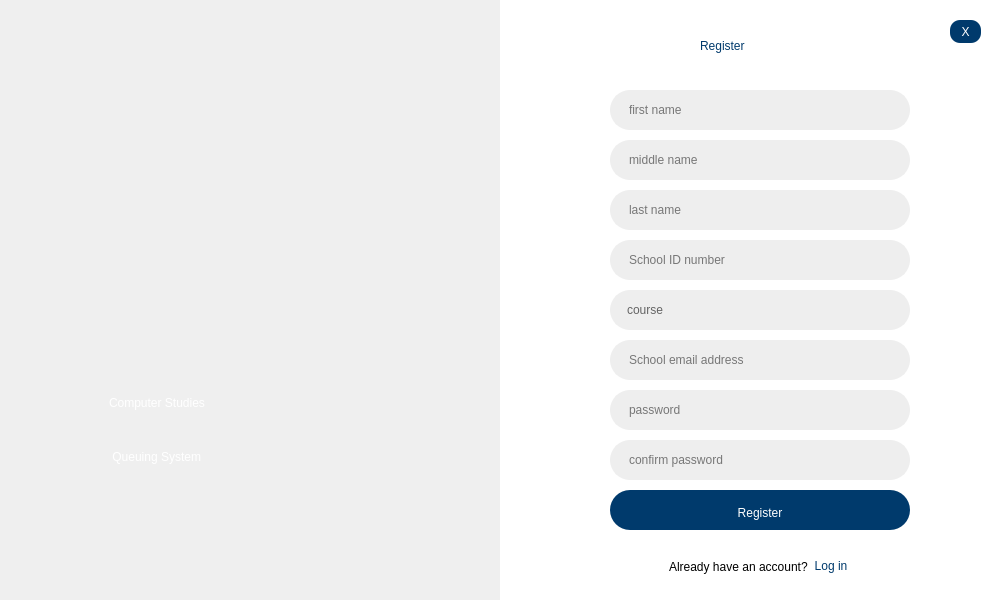
<?xml version="1.0" encoding="UTF-8"?>
<ui version="4.0">
 <class>Form</class>
 <widget class="QWidget" name="Form">
  <property name="geometry">
   <rect>
    <x>0</x>
    <y>0</y>
    <width>1000</width>
    <height>600</height>
   </rect>
  </property>
  <property name="minimumSize">
   <size>
    <width>1000</width>
    <height>600</height>
   </size>
  </property>
  <property name="windowTitle">
   <string>Form</string>
  </property>
  <layout class="QHBoxLayout" name="horizontalLayout">
   <property name="spacing">
    <number>0</number>
   </property>
   <property name="leftMargin">
    <number>0</number>
   </property>
   <property name="topMargin">
    <number>0</number>
   </property>
   <property name="rightMargin">
    <number>0</number>
   </property>
   <property name="bottomMargin">
    <number>0</number>
   </property>
   <item>
    <widget class="QFrame" name="frame">
     <property name="frameShape">
      <enum>QFrame::NoFrame</enum>
     </property>
     <property name="frameShadow">
      <enum>QFrame::Plain</enum>
     </property>
     <widget class="QLabel" name="label_3">
      <property name="geometry">
       <rect>
        <x>0</x>
        <y>0</y>
        <width>501</width>
        <height>611</height>
       </rect>
      </property>
      <property name="text">
       <string/>
      </property>
      <property name="pixmap">
       <pixmap>../icons/background_image.jpg</pixmap>
      </property>
      <property name="scaledContents">
       <bool>true</bool>
      </property>
     </widget>
     <widget class="QLabel" name="label_6">
      <property name="geometry">
       <rect>
        <x>90</x>
        <y>60</y>
        <width>300</width>
        <height>250</height>
       </rect>
      </property>
      <property name="minimumSize">
       <size>
        <width>300</width>
        <height>250</height>
       </size>
      </property>
      <property name="styleSheet">
       <string notr="true">border: none</string>
      </property>
      <property name="frameShape">
       <enum>QFrame::WinPanel</enum>
      </property>
      <property name="text">
       <string/>
      </property>
      <property name="pixmap">
       <pixmap>../icons/CS.png</pixmap>
      </property>
      <property name="scaledContents">
       <bool>true</bool>
      </property>
     </widget>
     <widget class="QFrame" name="frame_5">
      <property name="geometry">
       <rect>
        <x>100</x>
        <y>370</y>
        <width>308</width>
        <height>120</height>
       </rect>
      </property>
      <property name="frameShape">
       <enum>QFrame::NoFrame</enum>
      </property>
      <property name="frameShadow">
       <enum>QFrame::Plain</enum>
      </property>
      <layout class="QVBoxLayout" name="verticalLayout_2">
       <item>
        <widget class="QLabel" name="label_10">
         <property name="styleSheet">
          <string notr="true">color: rgb(255, 255, 255);
font: 26pt &quot;Segoe UI&quot;;
</string>
         </property>
         <property name="text">
          <string>Computer Studies </string>
         </property>
        </widget>
       </item>
       <item>
        <widget class="QLabel" name="label_11">
         <property name="styleSheet">
          <string notr="true">color: rgb(255, 255, 255);
font: 26pt &quot;Segoe UI&quot;;</string>
         </property>
         <property name="text">
          <string> Queuing System</string>
         </property>
        </widget>
       </item>
      </layout>
     </widget>
    </widget>
   </item>
   <item>
    <widget class="QFrame" name="frame_2">
     <property name="styleSheet">
      <string notr="true">background-color: rgb(255, 255, 255);</string>
     </property>
     <property name="frameShape">
      <enum>QFrame::NoFrame</enum>
     </property>
     <property name="frameShadow">
      <enum>QFrame::Plain</enum>
     </property>
     <widget class="QLabel" name="label">
      <property name="geometry">
       <rect>
        <x>200</x>
        <y>20</y>
        <width>131</width>
        <height>51</height>
       </rect>
      </property>
      <property name="styleSheet">
       <string notr="true">font: 26pt &quot;Segoe UI&quot;;
color: rgb(0, 58, 108);</string>
      </property>
      <property name="text">
       <string>Register</string>
      </property>
     </widget>
     <widget class="QPushButton" name="pushButton">
      <property name="geometry">
       <rect>
        <x>110</x>
        <y>490</y>
        <width>300</width>
        <height>40</height>
       </rect>
      </property>
      <property name="minimumSize">
       <size>
        <width>300</width>
        <height>40</height>
       </size>
      </property>
      <property name="styleSheet">
       <string notr="true">QPushButton{
	background-color: rgb(0, 58, 108);
	border: none;
	padding-top: 5px;
	color: rgb(255, 255, 255);
	border-radius: 20px;
} 
QPushButton:hover{
	background-color: rgb(85, 170, 255);
}
QPushButton:pressed{
	background-color:rgb(70, 141, 211);
}</string>
      </property>
      <property name="text">
       <string>Register</string>
      </property>
     </widget>
     <widget class="QLineEdit" name="lineEdit">
      <property name="geometry">
       <rect>
        <x>110</x>
        <y>90</y>
        <width>300</width>
        <height>40</height>
       </rect>
      </property>
      <property name="minimumSize">
       <size>
        <width>300</width>
        <height>40</height>
       </size>
      </property>
      <property name="styleSheet">
       <string notr="true">QLineEdit{
	border: 2px solid  rgb(238, 238, 238);
	border-radius: 20px;
	padding-left: 15px;
	padding-right: 20px;
	background-color: rgb(238, 238, 238);
}
QLineEdit:hover{
	border: 2px solid rgb(135, 197, 255);
}
QLineEdit:focus{
	border: 2px solid rgb(135, 197, 255);
}</string>
      </property>
      <property name="placeholderText">
       <string>first name</string>
      </property>
     </widget>
     <widget class="QLineEdit" name="lineEdit_2">
      <property name="geometry">
       <rect>
        <x>110</x>
        <y>440</y>
        <width>300</width>
        <height>40</height>
       </rect>
      </property>
      <property name="minimumSize">
       <size>
        <width>300</width>
        <height>40</height>
       </size>
      </property>
      <property name="styleSheet">
       <string notr="true">QLineEdit{
	border: 2px solid  rgb(238, 238, 238);
	border-radius: 20px;
	padding-left: 15px;
	padding-right: 20px;
	background-color: rgb(238, 238, 238);
}
QLineEdit:hover{
	border: 2px solid rgb(135, 197, 255);
}
QLineEdit:focus{
	border: 2px solid rgb(135, 197, 255);
}</string>
      </property>
      <property name="echoMode">
       <enum>QLineEdit::Password</enum>
      </property>
      <property name="placeholderText">
       <string>confirm password</string>
      </property>
     </widget>
     <widget class="QLineEdit" name="lineEdit_3">
      <property name="geometry">
       <rect>
        <x>110</x>
        <y>140</y>
        <width>300</width>
        <height>40</height>
       </rect>
      </property>
      <property name="minimumSize">
       <size>
        <width>300</width>
        <height>40</height>
       </size>
      </property>
      <property name="styleSheet">
       <string notr="true">QLineEdit{
	border: 2px solid  rgb(238, 238, 238);
	border-radius: 20px;
	padding-left: 15px;
	padding-right: 20px;
	background-color: rgb(238, 238, 238);
}
QLineEdit:hover{
	border: 2px solid rgb(135, 197, 255);
}
QLineEdit:focus{
	border: 2px solid rgb(135, 197, 255);
}</string>
      </property>
      <property name="placeholderText">
       <string>middle name</string>
      </property>
     </widget>
     <widget class="QLineEdit" name="lineEdit_4">
      <property name="geometry">
       <rect>
        <x>110</x>
        <y>240</y>
        <width>300</width>
        <height>40</height>
       </rect>
      </property>
      <property name="minimumSize">
       <size>
        <width>300</width>
        <height>40</height>
       </size>
      </property>
      <property name="styleSheet">
       <string notr="true">QLineEdit{
	border: 2px solid  rgb(238, 238, 238);
	border-radius: 20px;
	padding-left: 15px;
	padding-right: 20px;
	background-color: rgb(238, 238, 238);
}
QLineEdit:hover{
	border: 2px solid rgb(135, 197, 255);
}
QLineEdit:focus{
	border: 2px solid rgb(135, 197, 255);
}</string>
      </property>
      <property name="placeholderText">
       <string>School ID number</string>
      </property>
     </widget>
     <widget class="QLineEdit" name="lineEdit_5">
      <property name="geometry">
       <rect>
        <x>110</x>
        <y>340</y>
        <width>300</width>
        <height>40</height>
       </rect>
      </property>
      <property name="minimumSize">
       <size>
        <width>300</width>
        <height>40</height>
       </size>
      </property>
      <property name="styleSheet">
       <string notr="true">QLineEdit{
	border: 2px solid  rgb(238, 238, 238);
	border-radius: 20px;
	padding-left: 15px;
	padding-right: 20px;
	background-color: rgb(238, 238, 238);
}
QLineEdit:hover{
	border: 2px solid rgb(135, 197, 255);
}
QLineEdit:focus{
	border: 2px solid rgb(135, 197, 255);
}</string>
      </property>
      <property name="placeholderText">
       <string>School email address</string>
      </property>
     </widget>
     <widget class="QLineEdit" name="lineEdit_6">
      <property name="geometry">
       <rect>
        <x>110</x>
        <y>390</y>
        <width>300</width>
        <height>40</height>
       </rect>
      </property>
      <property name="minimumSize">
       <size>
        <width>300</width>
        <height>40</height>
       </size>
      </property>
      <property name="styleSheet">
       <string notr="true">QLineEdit{
	border: 2px solid  rgb(238, 238, 238);
	border-radius: 20px;
	padding-left: 15px;
	padding-right: 20px;
	background-color: rgb(238, 238, 238);
}
QLineEdit:hover{
	border: 2px solid rgb(135, 197, 255);
}
QLineEdit:focus{
	border: 2px solid rgb(135, 197, 255);
}</string>
      </property>
      <property name="echoMode">
       <enum>QLineEdit::Password</enum>
      </property>
      <property name="placeholderText">
       <string>password</string>
      </property>
     </widget>
     <widget class="QLineEdit" name="lineEdit_7">
      <property name="geometry">
       <rect>
        <x>110</x>
        <y>190</y>
        <width>300</width>
        <height>40</height>
       </rect>
      </property>
      <property name="minimumSize">
       <size>
        <width>300</width>
        <height>40</height>
       </size>
      </property>
      <property name="styleSheet">
       <string notr="true">QLineEdit{
	border: 2px solid  rgb(238, 238, 238);
	border-radius: 20px;
	padding-left: 15px;
	padding-right: 20px;
	background-color: rgb(238, 238, 238);
}
QLineEdit:hover{
	border: 2px solid rgb(135, 197, 255);
}
QLineEdit:focus{
	border: 2px solid rgb(135, 197, 255);
}</string>
      </property>
      <property name="placeholderText">
       <string>last name</string>
      </property>
     </widget>
     <widget class="QComboBox" name="course_comboBox">
      <property name="geometry">
       <rect>
        <x>110</x>
        <y>290</y>
        <width>300</width>
        <height>40</height>
       </rect>
      </property>
      <property name="minimumSize">
       <size>
        <width>0</width>
        <height>40</height>
       </size>
      </property>
      <property name="styleSheet">
       <string notr="true">QComboBox {
    border: 2px solid  rgb(238, 238, 238);
	border-radius: 20px;
	padding-left: 15px;
	padding-right: 20px;
	background-color: rgb(238, 238, 238);
	color: rgb(100, 100, 100)
}
QComboBox:hover{
	border: 2px solid rgb(135, 197, 255);
}
QComboBox::drop-down {
    subcontrol-origin: padding;
    subcontrol-position: top right;
    width: 50px;

	border-left-width: 1px;
    border-left-color: rgb(238, 238, 238);
    border-left-style: solid; 
    border-top-right-radius: 3px; 
    border-bottom-right-radius: 3px;
}

QComboBox::down-arrow {
	
	image: url(:/icons/icons/arrow-down-sign-to-navigate (1).png);
}

QComboBox::down-arrow:on { 
    top: 1px;
    left: 1px;
}



</string>
      </property>
      <property name="currentText">
       <string/>
      </property>
      <property name="placeholderText">
       <string>course</string>
      </property>
      <item>
       <property name="text">
        <string>course</string>
       </property>
      </item>
      <item>
       <property name="text">
        <string>Computer Science</string>
       </property>
      </item>
      <item>
       <property name="text">
        <string>Information Technology</string>
       </property>
      </item>
      <item>
       <property name="text">
        <string>Information Systems</string>
       </property>
      </item>
     </widget>
     <widget class="QFrame" name="frame_3">
      <property name="geometry">
       <rect>
        <x>160</x>
        <y>550</y>
        <width>197</width>
        <height>33</height>
       </rect>
      </property>
      <property name="frameShape">
       <enum>QFrame::NoFrame</enum>
      </property>
      <property name="frameShadow">
       <enum>QFrame::Plain</enum>
      </property>
      <layout class="QHBoxLayout" name="horizontalLayout_2">
       <item>
        <widget class="QLabel" name="label_2">
         <property name="text">
          <string>Already have an account?</string>
         </property>
        </widget>
       </item>
       <item>
        <widget class="QPushButton" name="gotologin_btn">
         <property name="styleSheet">
          <string notr="true">QPushButton{
	border: none;
	background-color: rgb(255, 255, 255);
	color: rgb(0, 58, 108);
}

QPushButton:hover{
	color: rgb(85, 170, 255);
}</string>
         </property>
         <property name="text">
          <string>Log in</string>
         </property>
        </widget>
       </item>
      </layout>
     </widget>
     <widget class="QPushButton" name="close_btn_2">
      <property name="geometry">
       <rect>
        <x>450</x>
        <y>20</y>
        <width>31</width>
        <height>23</height>
       </rect>
      </property>
      <property name="styleSheet">
       <string notr="true">border: none;
background-color: rgb(0, 58, 108);
color: rgb(255, 255, 255);
border-radius: 10px</string>
      </property>
      <property name="text">
       <string>X</string>
      </property>
     </widget>
    </widget>
   </item>
  </layout>
 </widget>
 <resources>
  <include location="../resource.qrc"/>
 </resources>
 <connections/>
</ui>
